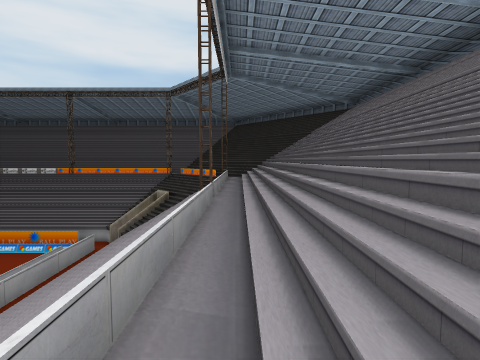
view 1 (above)

23 first-person views from a walk through a Unity game level. The camera is 1.4 m above the floor, tilts 4° down and sees 80° across. The floor is counted in squares, 2.57 m on a side. Each view is taken from the middle of a square. On the plan, view 1 faces up. The plan holds only what a view shows up to about 9 squares ahead; the rest is blank. The place goes on beyond the plan. The player is left out. Some animated figures are not drawn.

view 2
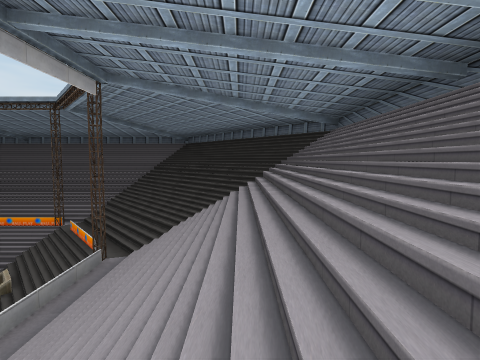

view 3
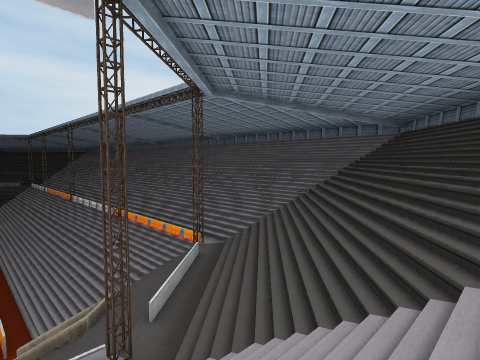

view 4
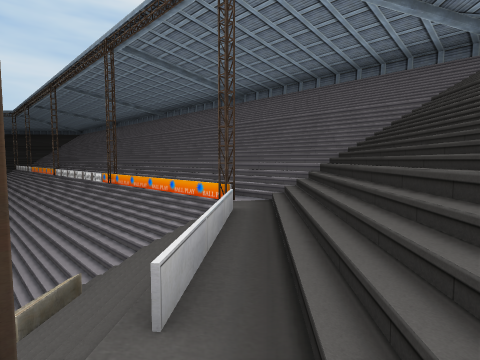

view 5
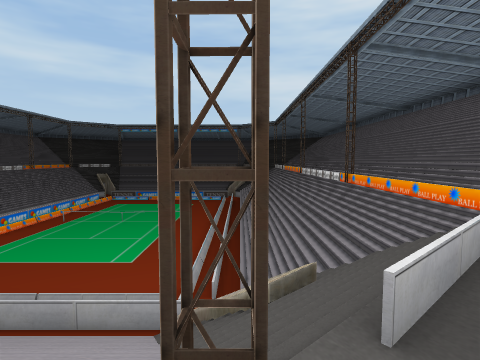

view 6
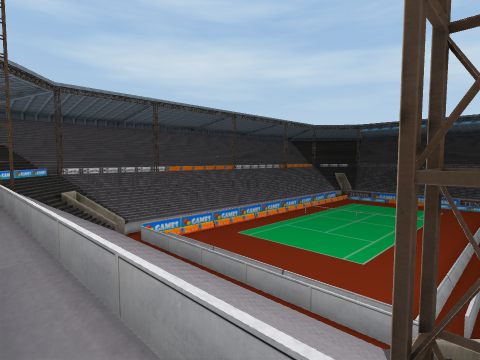

view 7
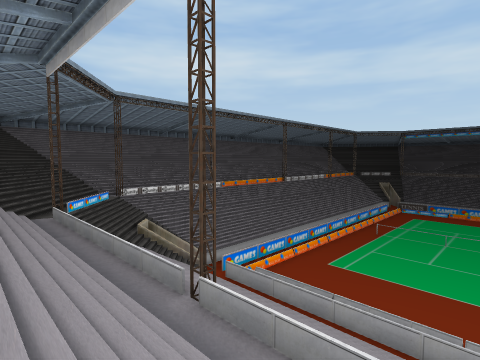

view 8
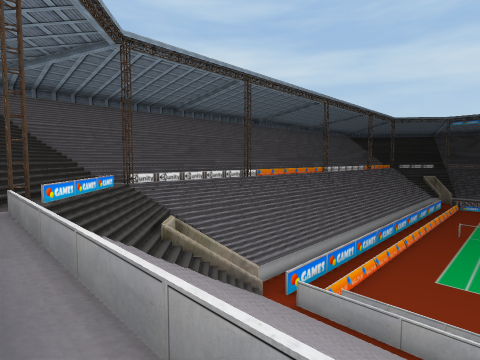

view 9
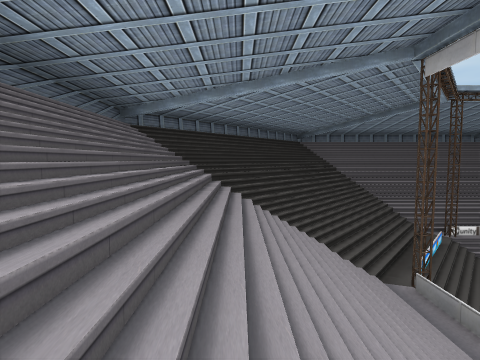

view 10
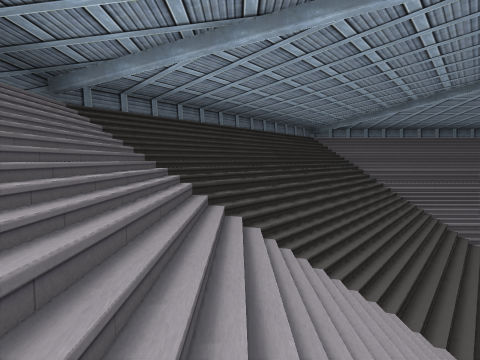

view 11
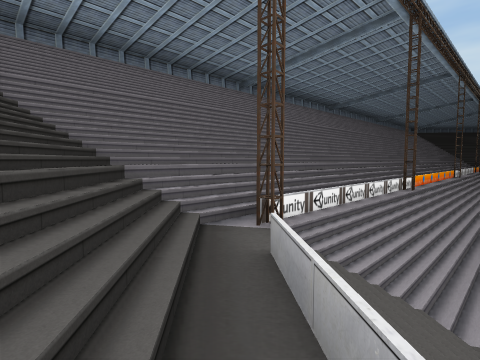

view 12
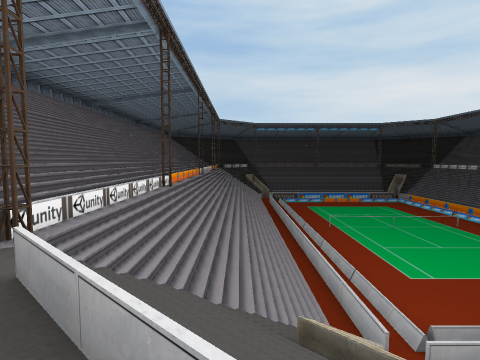

view 13
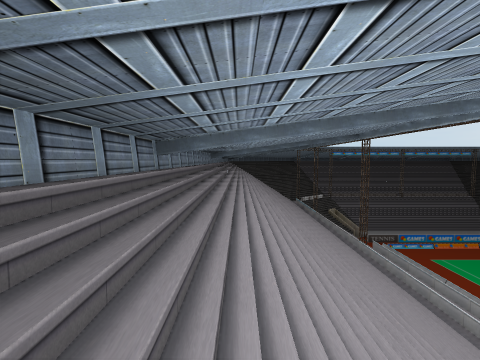

view 14
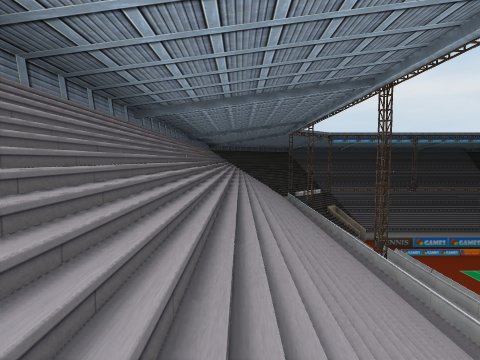

view 15
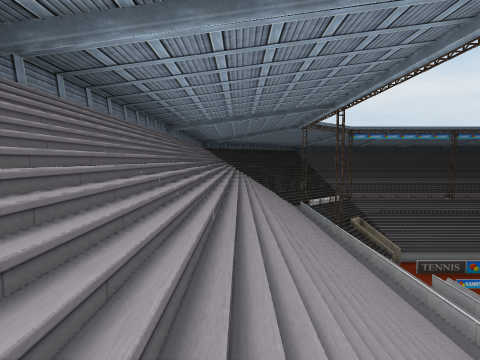

view 16
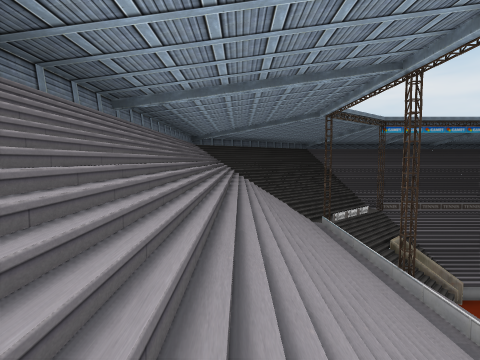

view 17
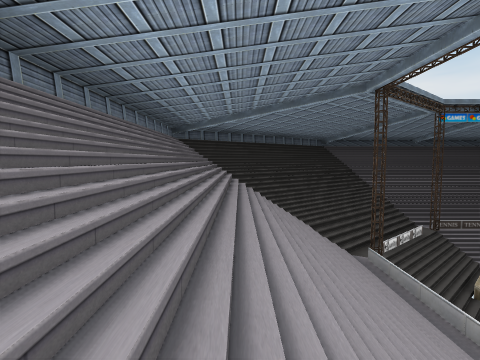

view 18
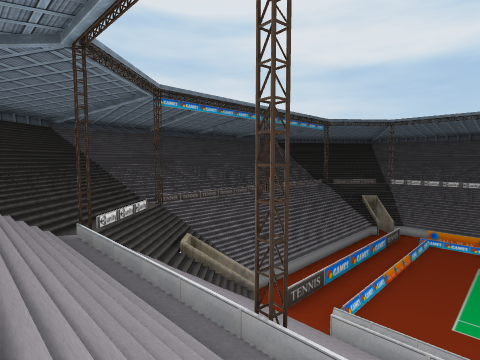

view 19
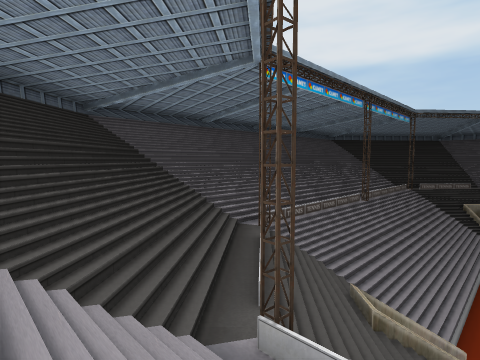

view 20
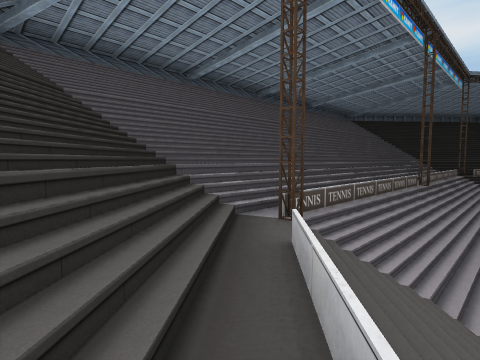

view 21
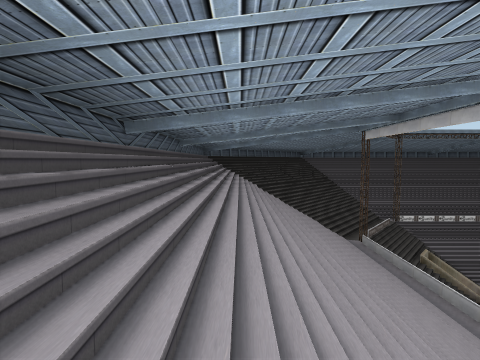

view 22
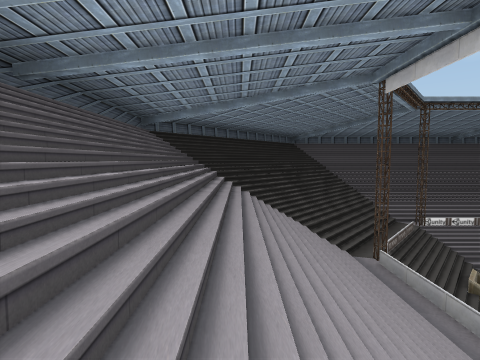

view 23
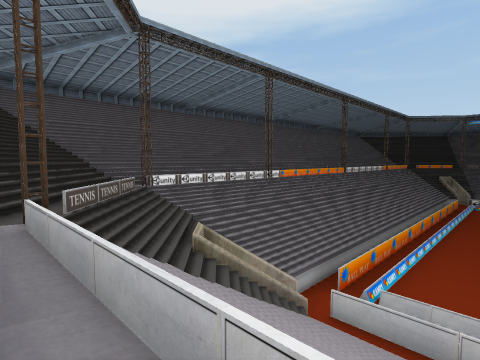

### Floor plan
Key: @ floor where view 1 was taken; # wall or solid block; . main floor; : floor 0.25 m higher than the main floor; - floor 0.25 m lower than the main floor; + floor 1.75 m higher than the main floor; * floor 2.5 m higher than the main floor; % floor 7.75 m higher than the main floor; / step, stairs or slope; = window, fence, low wall or low ledge; v drop or lower ground.
Columns run from 28 left of view 1 to 4 right of it. Each row starts with its distance up from view 1.
 16      ###           ##########
 15      ////          /////////##
 14      /////         //////////##
 13  ##////////        ///////////##
 12 ##//////////      /////////////##
 11 #%/////##vvvv    vvvvvvv##=////%#
 10 #////*==#-----   -------#==*////#
  9 #////##vvvvvvv     vvvvvvv##////#
  8 #////v:#vvvvvvvv vvvvvvvv=:v////#
  7 #////v:vvvvvvvvv vvvvvvvvv:v////#
  6 #////v:vvvvv       vvvvvvv:v////#
  5 #////v:v vvv      vvvvvvvv:v////#
  4 #////v:vvvvv      vvvvvvvv:+////
  3 #////v:vvvvv      vvvvvvvv:v////
  2 #////v:vvvvvv    vvvvvvvvv:v////
  1 #////v:vvvvvvv   vvvvvvvvv:v////#
  0 #////##=vvvvvvvvv vvvvvvv=# @///#
 -1 #////#==vvvvvvvvvvvvvvvvv==#////#
 -2 #/////== ................==/////#
 -3 ##////*# vvv    vvvvvvvvv#*////##
 -4  #/////////////////////////////##
 -5    ///////////////////////////##
 -6    #/////////////////////////##
 -7    ##///////////////////////##
 -8     #########################

Where each view was taken, in squares from view 1:
view 1: 0 up, 0 right, facing up
view 2: 4 up, 2 right, facing up
view 3: 8 up, 2 right, facing up-left
view 4: 9 up, 0 right, facing up-left
view 5: 9 up, 0 right, facing left
view 6: 9 up, 0 right, facing down-left
view 7: 6 up, 1 right, facing down-left
view 8: 3 up, 0 right, facing down-left
view 9: 3 up, 2 right, facing down
view 10: 1 up, 2 right, facing down
view 11: 2 down, 1 left, facing down-left
view 12: 2 down, 1 left, facing left
view 13: 7 down, 4 left, facing left
view 14: 6 down, 7 left, facing left
view 15: 6 down, 10 left, facing left
view 16: 6 down, 13 left, facing left
view 17: 6 down, 16 left, facing left
view 18: 5 down, 16 left, facing up-left
view 19: 5 down, 20 left, facing up-left
view 20: 3 down, 22 left, facing up-left
view 21: 1 up, 27 left, facing up
view 22: 4 up, 26 left, facing up
view 23: 6 up, 24 left, facing up-right
